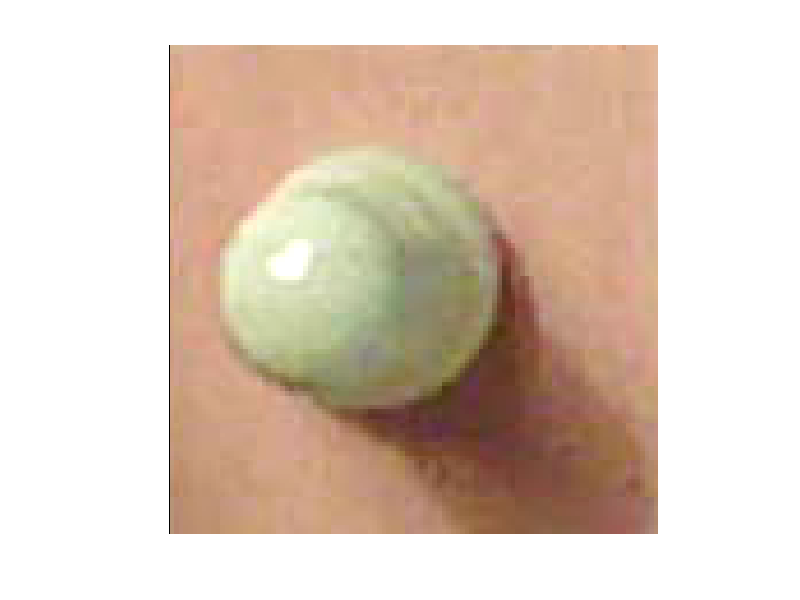
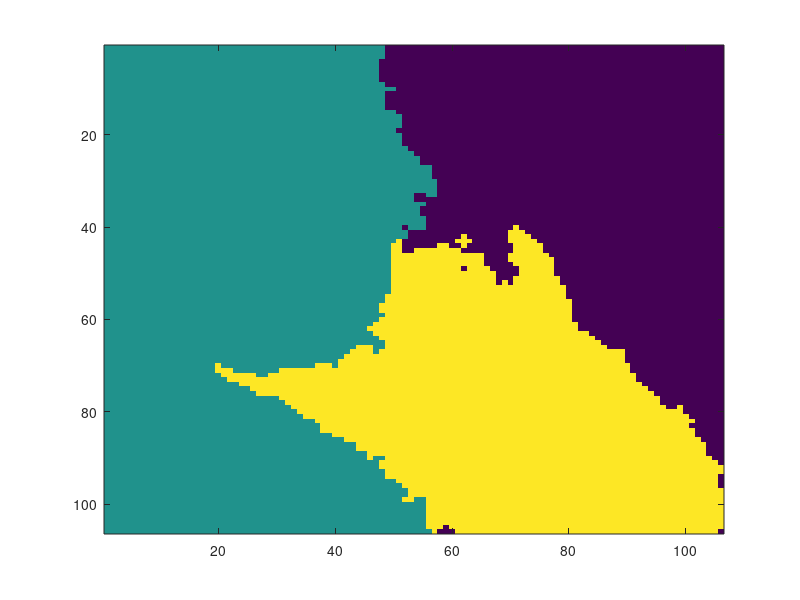
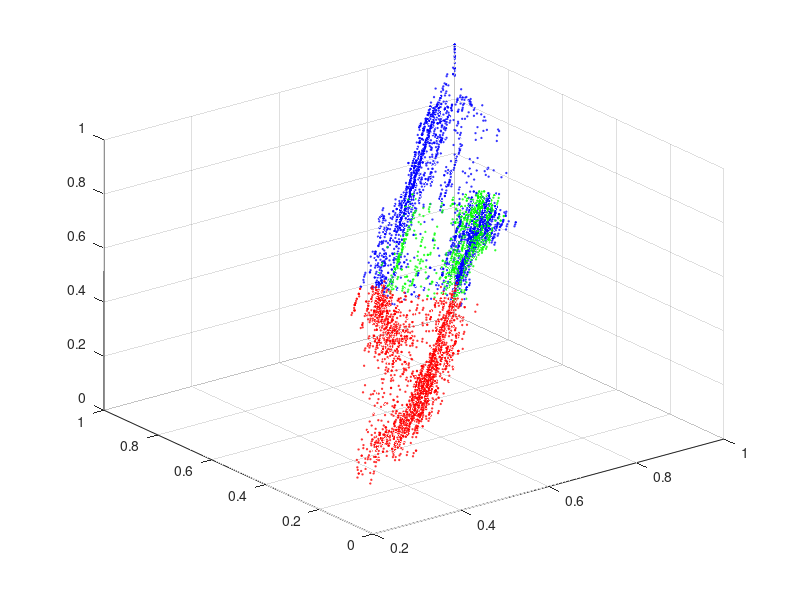

The MATLAB script that drew these images, in order:
clear;
clc;
K = 3;
load('im_matrix_webcam');
im = im_matrix(:,:,4:6);
imshow(im);
%im = rgb2lab(im);
[m,n,d] = size(im);
points = double(reshape(im, m*n, 3))/255;
for i = 1:n
    for j = 1:m
        points(m*(i-1)+j, 4) = j;
        points(m*(i-1)+j, 5) = i;
    end
end
points(:, 4) = (points(:,4)/640)*2;
points(:, 5) = (points(:,5)/428)*2;
%points = double(reshape(im,size(im,1)*size(im,2),3))/255;
[cluster_idx, cluster_center] = kmeans(points, K);

figure;
pixel_labels = reshape(cluster_idx, size(im,1), size(im,2));
imagesc(pixel_labels);


c = zeros(n*m,3);
for i = 1:length(cluster_idx)
c(i,:) = hsv2rgb([cluster_idx(i)/K,1,1]);
end

figure;
[m,n,d] = size(im);
scatter3(points(:,1),points(:,2),points(:,3),ones(n*m,1),c);
